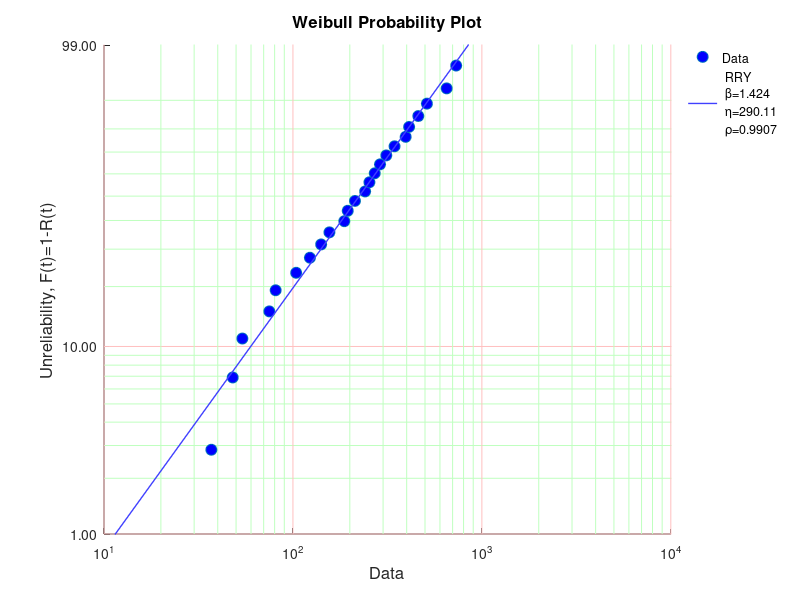

This figure's MATLAB source: (Note: this script raises an error after producing the figure.)
clear all
clc

%data
t=[37,48,54,75,81,104,123,141,156,187,195,213,241,254,271,289,312,345,395,412,461,512,651,731];
%Weibulluv papir
wblplot(t)

%Kolmogorov Smirnov test, parametr CDF
a(1:length(t),1)=t';
a(:,2)=expcdf(t,mean(t));

[h1,p1,ksstat1,cv]=kstest(t,a)

param=wblfit(t);
a(:,2)=expcdf(t,param(1),param(2));
[h2,p2,ksstat2,cv]=kstest(t,a)